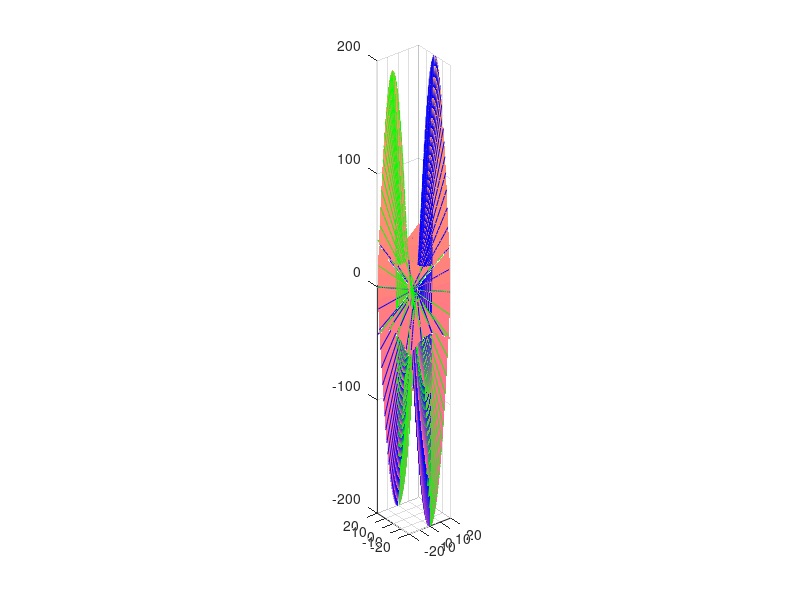

Recreate this plot in MATLAB.
clear,clc
c = 2; d = 3;
x = linspace(-2*pi,2*pi,50);
y = x;
[X,Y] = meshgrid(x,y);
x = c*cosh(X).*cos(Y);
y = c*cosh(X).*sin(Y);
z = d*sinh(X);
surf(x,y,z,'EdgeColor','none');
hold on;
axis equal;
axis([-250 250 -250 250 -250 250]);
colormap(spring);
for t = linspace(0,2*pi,14)
lx = cos(t);
ly = sin(t);
l = (1 - ly)/lx;
x = [lx];y=[ly];z=[0];
while sqrt(x(1)^2+y(1)^2+z(1)^2)<400
x = [x(1)+l^2-1,x];
y = [y(1)+2*l,y];
z = [z(1)+1+l^2,z];
end
plot3(c*x,c*y,d*z,'b');
x = [lx];y=[ly];z=[0];
while sqrt(x(1)^2+y(1)^2+z(1)^2)<400
x = [x(1)-l^2+1,x];
y = [y(1)-2*l,y];
z = [z(1)-1-l^2,z];
end
plot3(c*x,c*y,d*z,'b');
x = [lx];y=[ly];z=[0];
while sqrt(x(1)^2+y(1)^2+z(1)^2)<400
x = [x(1)-l^2+1,x];
y = [y(1)-2*l,y];
z = [z(1)+1+l^2,z];
end
plot3(c*x,c*y,d*z,'g');
x = [lx];y=[ly];z=[0];
while sqrt(x(1)^2+y(1)^2+z(1)^2)<400
x = [x(1)+l^2-1,x];
y = [y(1)+2*l,y];
z = [z(1)-1-l^2,z];
end
plot3(c*x,c*y,d*z,'g');
end
%%
clear,clc
x = linspace(-6*pi,6*pi,100);
y = x;
[X,Y] = meshgrid(x,y);
x = X*sqrt(2);
y = Y*sqrt(2);
z = X.^2-Y.^2;
surf(x,y,z,'EdgeColor','none');
hold on;
colormap(spring);
axis([-20 20 -20 20 -200 200]);
for t = linspace(0,100,100)
x = [0];y = [t];z = [t*t/-2];
while sqrt(x(1)^2+y(1)^2+z(1)^2)<200
x = [x(1)+1,x];
y = [y(1)-1,y];
z = [z(1)+t,z];
end
plot3(x,y,z,'b',x,-y,z,'b');
x = [0];y = [t];z = [t*t/-2];
while sqrt(x(1)^2+y(1)^2+z(1)^2)<200
x = [x(1)-1,x];
y = [y(1)+1,y];
z = [z(1)-t,z];
end
plot3(x,y,z,'b',x,-y,z,'b');
x = [0];y = [t];z = [t.^2/-2];
while sqrt(x(1)^2+y(1)^2+z(1)^2)<200
x = [x(1)+1,x];
y = [y(1)+1,y];
z = [z(1)-t,z];
end
plot3(x,y,z,'g',x,-y,z,'g');
x = [0];y = [t];z = [t*t/-2];
while sqrt(x(1)^2+y(1)^2+z(1)^2)<200
x = [x(1)-1,x];
y = [y(1)-1,y];
z = [z(1)+t,z];
end
plot3(x,y,z,'g',x,-y,z,'g');

end